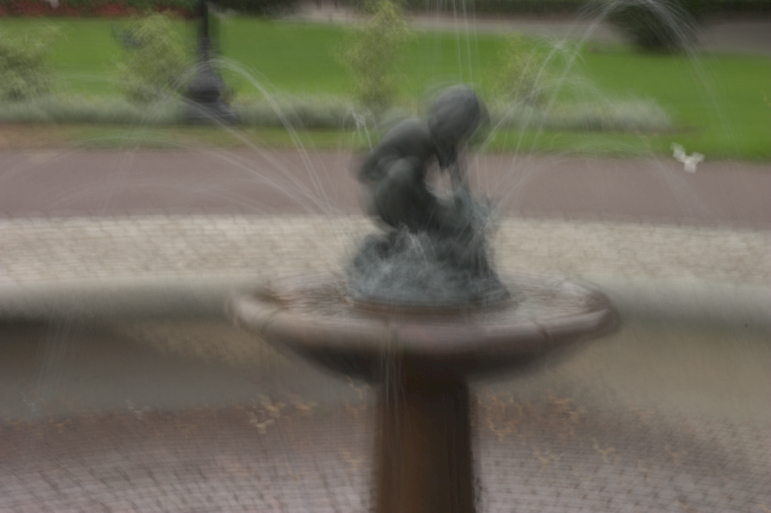
#> input picture fountain1_blurry.tif, 771 x 513 px
$ jupyter execute fergus_variational_bayes.ipynb
#> lines starting #> are read from the running program, lines starting #| are printed output that depends on the picture
# Fergus et al. (2006): Variational Bayesian PSF Estimation

Reproduction implementation by Codex.

This notebook uses a four-component zero-mean Gaussian mixture for image gradients, a four-component exponential mixture for the PSF, and a Gamma distribution for noise precision. It updates gradient and PSF means and variances, accepting updates after checking that the ELBO increases.

Set IMAGE_PATH to any Pillow-supported photograph, such as IMG_1586.JPG or fountain1_blurry.tif. EXIF orientation is applied before resizing. The image is resized proportionally to a longest edge of 771 pixels, matching the fountain image's working resolution, and a centered 300 x 300 ROI is selected automatically (reduced to fit when necessary). Small inputs are upsampled to the same working resolution, which does not recover missing detail. The preview and restored output use this working resolution.

The inference parameters are unchanged: horizontal-line initialization, final kernel size 37 x 37, exponential-mixture rate multiplier 2, convergence tolerance 1e-6 bits/pixel, and a limit of 150 iterations per scale. Gradient-pyramid downsampling uses bilinear interpolation with antialiasing. Scales that reach 150 iterations are recorded as having reached the iteration limit, rather than being reported as converged. The fixed kernel size represents blur in working-image pixels; resizing alone cannot guarantee that different photographs have the same blur extent.

The top row shows the posterior mean before thresholding. The middle row shows kernels postprocessed with the paper's max(K)/15 threshold. The bottom row shows Poisson reconstructions from the inferred gradients. Hoyer sparsity is computed from the top row; values closer to 1 indicate greater sparsity. Its monotonic increase across scales is an observed result, not an inference constraint.

The learned gradient priors come from linear_street_4.mat in the [authors' v1.2 release](https://cs.nyu.edu/~fergus/code/deblur_code_1_2.zip). The exponential-mixture rates are based on train_ensemble_evidence6.m. The multiplier of 2 is an additional tuning choice. See the [original paper](https://people.csail.mit.edu/billf/publications/Removing_Camera_Shake.pdf).

The implementation covers mean-field VB with fixed mixture weights. It does not include a line-by-line port of the public MATLAB implementation's mixture-weight learning, mean-offset estimation, staged noise updates, or custom line search. It does not exactly reproduce Figure 3.

PIL, NumPy, and SciPy are used for computation; Matplotlib is used for visualization.

[cell 1]
from pathlib import Path
import numpy as np
from PIL import Image, ImageOps
from scipy import signal, ndimage, special
from scipy.sparse import csr_matrix
import matplotlib.pyplot as plt

IMAGE_PATH = Path('fountain1_blurry.tif')
#IMAGE_PATH = Path('IMG_1586.JPG')
OUT = Path.cwd()
PRIORS = [{"pi":[0.3424340310728903,0.40767651333052146,0.07812420385914433,0.1717652517374289],"precision":[0.29802001130266303,3.0573335190267334,0.0014491231427730406,0.01704592730142977]},{"pi":[0.3190705041263619,0.09596426181604158,0.3879939885023601,0.19697124555521656],"precision":[0.6353124313785059,0.0028742740247449322,5.9569282007663,0.03574942831297822]},{"pi":[0.09976787553775796,0.3548257534999502,0.21415238959909377,0.33125398136318857],"precision":[0.004147895133134799,9.91287418753391,0.052356814834793375,1.0760367256192498]},{"pi":[0.0806457697881914,0.3531087529161156,0.33509045272367893,0.23115502457201323],"precision":[0.0050454695734232,16.54712911833657,1.5114534596710867,0.0603056841619064]},{"pi":[0.3837669289986711,0.2549862266831338,0.05017782885585161,0.31106901546234117],"precision":[2.1968983384539866,0.0629588203406576,0.004338338495067549,31.45072207040538]},{"pi":[0.2361579503716776,0.02410007746499708,0.3889560888676661,0.3507858832956606],"precision":[0.0494504494719423,0.002400522386224243,27.772678182031825,1.3818254410186852]},{"pi":[0.3750836558156682,0.2278563970606603,0.3907337897732923,0.006326157350377128],"precision":[30.87423860368161,0.03422103832974795,1.3676396026917672,0.0006615342462320538]},{"pi":[0.36546849898726225,0.4444363146286955,0.003820813210408265,0.18627437317363424],"precision":[0.665507621417974,21.146669814425323,0.00031931372931303,0.023160504210950776]}]
# precision=gamma in the author's .mat file: this is inverse variance.
KERNEL_RATE_SCALE = 2.0  # exponential-mixture rate multiplier, tuned for this ROI
KERNEL_RATE = KERNEL_RATE_SCALE * np.array([5114.3, 5006.4, 173.8885, 50.6538])
KERNEL_PI = np.array([787.8988, 201.7349, 236.1948, 143.1756])
KERNEL_PI /= KERNEL_PI.sum()
WORKING_LONG_EDGE = 771  # same working resolution as the fountain image
ROI_SIZE = 300  # automatically select a square near the image center
MAX_BLUR = 37
MAX_ITER = 150  # verified iteration budget; raise for a stricter convergence study
TOL_BITS = 1e-6
INITIAL_DIRECTION = 'horizontal'
NOISE_SHAPE = NOISE_RATE = 1e-3

def prepare_image(image_path, long_edge=WORKING_LONG_EDGE, roi_size=ROI_SIZE):
    """Apply EXIF orientation, resize proportionally, and select a centered ROI."""
#> called with long_edge = 771, roi_size = 300
    image_path = Path(image_path).expanduser()
    if not image_path.is_file():
        raise FileNotFoundError(f'Input image not found: {image_path.resolve()}')
    with Image.open(image_path) as source:
#> source is the input picture: PIL image 771x513 RGB; mean R, G, B 111.5, 108.4, 92.3
        image = ImageOps.exif_transpose(source).convert('RGB')
    original_size = image.size
#> original_size = (771, 513)
    scale = long_edge / max(original_size)
#> scale = 1
    working_size = tuple(max(1, int(round(side * scale))) for side in original_size)
#> working_size = (771, 513)
    if min(working_size) < 2 * MAX_BLUR + 1:
        raise ValueError('Image is too narrow for the fixed blur size. Increase WORKING_LONG_EDGE.')
    if working_size != original_size:
        image = image.resize(working_size, resample=Image.Resampling.LANCZOS)
    width, height = image.size
#> width = 771; height = 513
    side = min(roi_size, height, width)
#> side = 300
    y0, x0 = (height - side) // 2, (width - side) // 2
#> y0 = 106; x0 = 235
    roi = (y0, y0 + side, x0, x0 + side)
#> roi = (106, 406, 235, 535)
    info = dict(input_path=str(image_path.resolve()), original_size=list(original_size),
                working_size=list(working_size), resize_scale=scale)
    return np.asarray(image, dtype=float) / 255, roi, info

# Preview the working-resolution image and automatically selected ROI.
rgb, ROI, image_info = prepare_image(IMAGE_PATH)
#> ROI = (106, 406, 235, 535); image_info = 4 items
y0, y1, x0, x1 = ROI
#> y0 = 106; y1 = 406; x0 = 235; x1 = 535
print(f'Image: {image_info["original_size"]} -> {image_info["working_size"]}; ROI={ROI}')
#| Image: [771, 513] -> [771, 513]; ROI=(106, 406, 235, 535)
fig, axes = plt.subplots(1, 2, figsize=(12, 5))
axes[0].imshow(rgb)
axes[0].add_patch(plt.Rectangle((x0 - 0.5, y0 - 0.5), x1 - x0, y1 - y0,
                                 fill=False, edgecolor='lime', linewidth=2))
axes[0].set_title('Resized input image with automatic ROI')
axes[1].imshow(rgb[y0:y1, x0:x1])
axes[1].set_title(f'ROI crop ({x1 - x0} x {y1 - y0} pixels)')
for ax in axes:
    ax.axis('off')
fig.tight_layout()
fig.savefig(OUT / 'fergus_vb_roi.png', dpi=160, bbox_inches='tight')
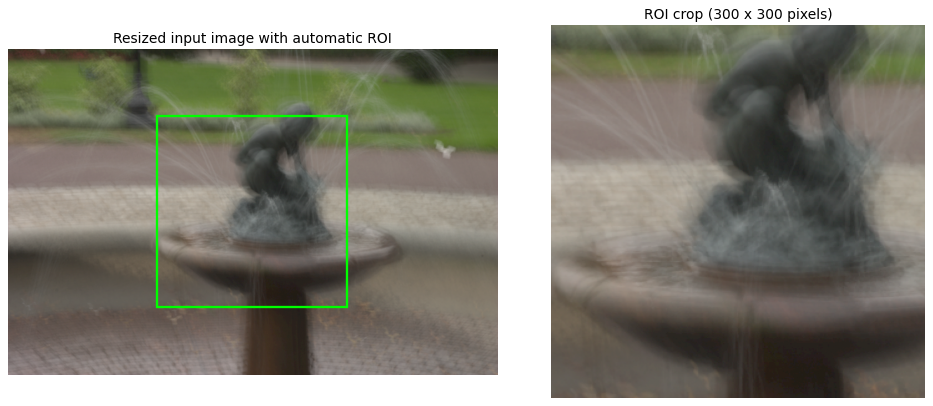
#> figure drawn by matplotlib, 2 panels
plt.show()

def resize(a, shape):
    """Pixel-centre bilinear interpolation with scaled tent antialias filter."""
    result = a
    for axis, n in enumerate(shape):
        old = result.shape[axis]
        scale = n / old
        coord = (np.arange(n) + .5) / scale - .5
        weights = np.maximum(0, 1 - np.abs(coord[:, None] - np.arange(old)[None, :])
                             * min(1, scale))
        weights /= weights.sum(axis=1, keepdims=True)
        # Sparse interpolation matrices avoid dense image-size matrix products.
        result = (csr_matrix(weights) @ result if axis == 0
                  else (csr_matrix(weights) @ result.T).T)
    return result

def hoyer(k):
    """0=dense uniform, 1=one nonzero; invariant to PSF amplitude."""
    a = np.asarray(k).ravel()
    return (np.sqrt(a.size) - a.sum() / np.linalg.norm(a)) / (np.sqrt(a.size) - 1)

def conv(a, b):
    return signal.fftconvolve(a, b, mode='same')

def corr(a, b):
    return signal.fftconvolve(a, b[::-1, ::-1], mode='same')

def positive_moments(eta, precision):
    # q(k) ∝ exp(eta*k - precision*k²/2), k >= 0.
    # erfcx + asymptotic branch follows train_ensemble_rectified5.m.
    t = -eta / np.sqrt(2 * precision)
    m = np.empty_like(eta); s = np.empty_like(eta); ent = np.empty_like(eta)
    regular = t <= 25
    a, b, z = eta[regular], precision[regular], t[regular]
    inv = 1 / special.erfcx(z)
    m[regular] = a/b + np.sqrt(2/np.pi/b)*inv
    s[regular] = (a/b)**2 + 1/b + 2*a/b/np.sqrt(2*np.pi*b)*inv
    logZ = .5*np.log(2*np.pi/b) + .5*a*a/b + special.log_ndtr(a/np.sqrt(b))
    ent[regular] = logZ - a*m[regular] + .5*b*s[regular]
    a, b = eta[~regular], precision[~regular]
    m[~regular] = -1/a + 2*b/a**3 - 10*b*b/a**5
    s[~regular] = 2/a**2 - 10*b/a**4 + 74*b*b/a**6
    ent[~regular] = -(np.log(-a)-1+2*b/a**2-7.5*b*b/a**4
                        +(148/3)*b**3/a**6)
    return m, np.maximum(s, m*m), ent

def moments(state):
    e, p, ke, kp = state
    g = e/p
    g2 = g*g + 1/p
    k, k2, hk = positive_moments(ke, kp)
    return g, g2, k, k2, hk

def responsibilities(g2, k, prior):
    pi = np.array(prior['pi'])
    tau = np.array(prior['precision'])
    lg = np.log(pi)[:,None,None,None] + .5*np.log(tau)[:,None,None,None] \
         - .5*np.log(2*np.pi) - .5*tau[:,None,None,None]*g2[None]
    lk = np.log(KERNEL_PI)[:,None,None] + np.log(KERNEL_RATE)[:,None,None] \
         - KERNEL_RATE[:,None,None]*k[None]
    rg = np.exp(lg-special.logsumexp(lg,axis=0))
    rk = np.exp(lk-special.logsumexp(lk,axis=0))
    return rg, rk, lg, lk

def statistics(state, y, mask, prior):
    g,g2,k,k2,hk = moments(state)
    prediction = np.array([conv(v,k) for v in g])
    # E[(Y-K*G)^2] includes BOTH posterior variances:
    # E[K²]*E[G²] - E[K]²*E[G]². No MAP substitution.
    uncertainty = np.array([conv(v,k2)-conv(m*m,k*k) for v,m in zip(g2,g)])
    sse = max(float(np.sum(mask*((y-prediction)**2+uncertainty))),1e-12)
    n = float(mask.sum())
    a = NOISE_SHAPE + n/2
    b = NOISE_RATE + sse/2
    beta = a/b
    rg,rk,lg,lk = responsibilities(g2,k,prior)
    # ELBO with q(z) and q(beta) analytically maximized.
    # Dropped terms are constant within this scale.
    entropy_g = .5*np.sum(np.log(2*np.pi*np.e/state[1]))
    bound = (-a*np.log(b) + entropy_g + hk.sum()
             + special.logsumexp(lg,axis=0).sum()
             + special.logsumexp(lk,axis=0).sum())
    return bound, beta, (g,g2,k,k2,prediction,rg,rk), sse

def proposal(state, y, mask, prior, update_kernel):
    bound,beta,stats,sse = statistics(state,y,mask,prior)
    g,g2,k,k2,pred,rg,rk = stats
    residual = mask*(y-pred)
    if update_kernel:
        # Adjoints of *nonperiodic* same convolution, restricted to kernel support.
        size = k.shape[0]; h,w = y.shape[-2:]
        # Full correlation zero lag lies at (h-1,w-1).
        def kernel_corr(a,b):
            full=signal.fftconvolve(a,b[::-1,::-1],mode='full')
            sy,sx=h-1-size//2,w-1-size//2
            return full[sy:sy+size,sx:sx+size]
        linear=np.zeros_like(k); quad=np.zeros_like(k)
        for j in range(2):
            linear += kernel_corr(residual[j],g[j]) + k*kernel_corr(mask[j],g[j]*g[j])
            quad += kernel_corr(mask[j],g2[j])
        rate=(rk*KERNEL_RATE[:,None,None]).sum(axis=0)
        ke=beta*linear-rate
        kp=np.maximum(beta*quad,1e-12)
        new=(state[0],state[1],ke,kp)
    else:
        tau=np.array(prior['precision'])
        prior_precision=(rg*tau[:,None,None,None]).sum(axis=0)
        linear=np.array([corr(r,k) for r in residual])
        diagonal=np.array([corr(m,k*k) for m in mask])
        quad=np.array([corr(m,k2) for m in mask])
        e=beta*(linear+g*diagonal)
        p=np.maximum(prior_precision+beta*quad,1e-12)
        new=(e,p,state[2],state[3])
    return new

def infer(y, mask, k0, g0, prior, max_iter=MAX_ITER, clamp_kernel=False):
    # Natural parameters, not projected least squares.
    p=np.full_like(y,1e4)
    kp=np.full_like(k0,1e6)
    state=(g0*p,p,k0*kp,kp)
    history=[]
    for iteration in range(max_iter):
        previous=statistics(state,y,mask,prior)[0]
        for update_kernel in ([False] if clamp_kernel else [False,True]):
            target=proposal(state,y,mask,prior,update_kernel)
            old_bound=statistics(state,y,mask,prior)[0]
            # Damped natural-parameter updates accepted ONLY if ELBO increases.
            alpha=1.
            for trial in range(24):
                candidate=tuple(a+alpha*(b-a) for a,b in zip(state,target))
                new_bound=statistics(candidate,y,mask,prior)[0]
                if np.isfinite(new_bound) and new_bound>=old_bound-1e-7:
                    state=candidate
                    break
                alpha*=.5
        bound,beta,_,sse=statistics(state,y,mask,prior)
        history.append((bound,beta,sse))
        improvement=(bound-previous)/mask.sum()/np.log(2)
        if iteration>=15 and improvement<TOL_BITS:
            break
    return state,np.array(history)

def poisson(g, reference):
    # Reference-only intensity recovery from inferred (not integrability-constrained) gradients.
    h,w=reference.shape
    dx=np.exp(2j*np.pi*np.fft.fftfreq(w)[None,:])-1
    dy=np.exp(2j*np.pi*np.fft.fftfreq(h)[:,None])-1
    d=np.abs(dx)**2+np.abs(dy)**2; d[0,0]=1
    out=np.fft.ifft2((np.conj(dx)*np.fft.fft2(g[0])
                     +np.conj(dy)*np.fft.fft2(g[1]))/d).real
    return out-out.mean()+reference.mean()

[cell 2]
# Published priors were learned in ~0..255 linear intensity units.
gray=(.299*rgb[...,0]+.587*rgb[...,1]+.114*rgb[...,2])
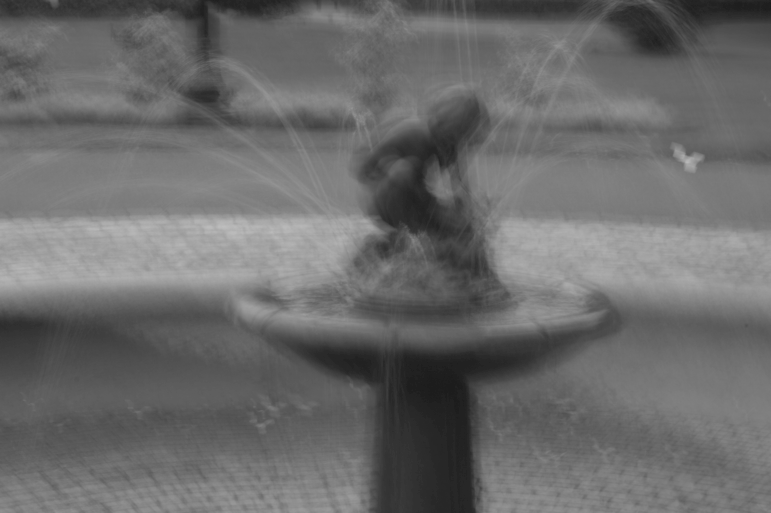
#> gray: shape (513, 771) float64; min 0.106, max 0.747, mean 0.422
linear=gray**2.2*255
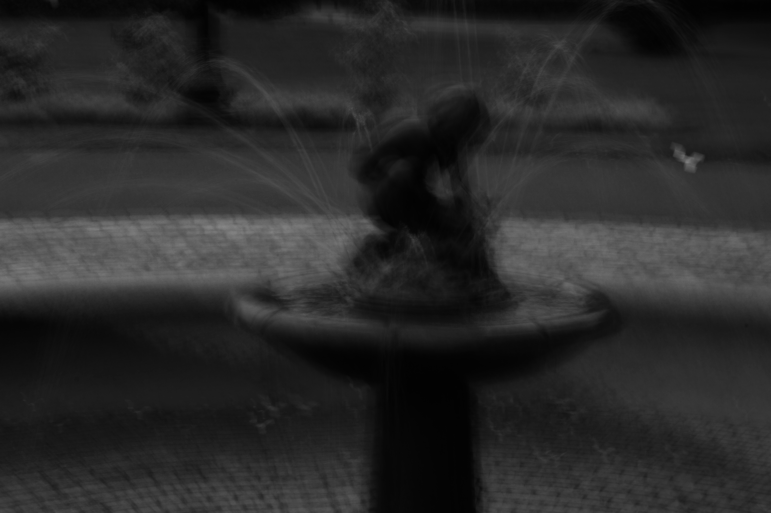
#> linear: shape (513, 771) float64; min 1.84, max 134, mean 42.2
y0,y1,x0,x1=ROI
patch=linear[y0:y1,x0:x1]
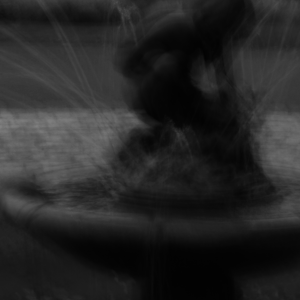
#> patch: shape (300, 300) float64; min 2.07, max 128.6, mean 38.8
gradients=np.array([np.diff(patch,axis=1)[:-1],np.diff(patch,axis=0)[:,:-1]])
scale_factors=2.**(-np.arange(7,-1,-1)/2)
# Odd supports give an unambiguous adjoint for scipy's same convolution.
sizes=[3,5,7,9,13,19,27,MAX_BLUR]
kernel=np.zeros((3,3))
if INITIAL_DIRECTION=='horizontal': kernel[1,:]=1/3
else: kernel[:,1]=1/3
history=[]; g=None
for level,(factor,size) in enumerate(zip(scale_factors,sizes)):
    shape=tuple(max(size+4,int(round(v*factor))) for v in gradients.shape[1:])
    y=np.array([resize(v,shape) for v in gradients])
    mask=np.ones_like(y)
    r=size//2
    mask[:,:r]=0; mask[:,-r:]=0; mask[:,:,:r]=0; mask[:,:,-r:]=0
    kernel=resize(kernel,(size,size)); kernel/=kernel.sum()
    g=y.copy() if g is None else np.array([resize(v,shape) for v in g])
    prior=PRIORS[7-level]
    if level==0:
        fixed,_=infer(y,mask,kernel,g,prior,max_iter=100,clamp_kernel=True)
        g=moments(fixed)[0]
    state,trace=infer(y,mask,kernel,g,prior)
    g,g2,kernel,k2,_=moments(state)
    reference=resize(patch,shape)
    latent=poisson(g,reference)
    history.append(dict(kernel=kernel.copy(),latent=latent,trace=trace,
                        variance=k2-kernel**2,gradient_variance=g2-g*g))
    print(f'scale {level+1}: {shape}, K={size}, steps={len(trace)}, Hoyer={hoyer(kernel):.4f}, '
          f'noise precision={trace[-1,1]:.5g}, mass={kernel.sum():.4f}',flush=True)

# Raw mean is retained separately from the final thresholded, normalized PSF.
raw_kernel=kernel.copy()
kernel=raw_kernel/raw_kernel.sum()
clean_kernel=kernel.copy()
clean_kernel[clean_kernel<clean_kernel.max()/15]=0
clean_kernel/=clean_kernel.sum()
np.savez(OUT/'fergus_vb_kernel.npz',kernel=kernel,raw_mean=raw_kernel,
         cleaned_kernel=clean_kernel,variance=(k2-raw_kernel**2)/raw_kernel.sum()**2)
fig,axes=plt.subplots(3,8,figsize=(20,8))
for i,item in enumerate(history):
    k=item['kernel']
    display=k.copy(); display[display<display.max()/15]=0
    axes[0,i].imshow(k,cmap='gray',vmin=0,vmax=k.max(),interpolation='nearest')
    axes[0,i].set_title(f"{sizes[i]} x {sizes[i]}\nHoyer={hoyer(k):.3f}")
    axes[1,i].imshow(display,cmap='gray',vmin=0,vmax=k.max(),interpolation='nearest')
    axes[2,i].imshow(np.clip(item['latent']/255,0,1)**(1/2.2),cmap='gray')
    for ax in axes[:,i]: ax.set_xticks([]);ax.set_yticks([])
axes[0,0].set_ylabel('Raw posterior mean')
axes[1,0].set_ylabel('Threshold = max / 15')
axes[2,0].set_ylabel('Poisson patch')
fig.tight_layout()
fig.savefig(OUT/'fergus_vb_multiscale.png',dpi=160)
plt.show()
fig,ax=plt.subplots(figsize=(8,4))
for i,item in enumerate(history):
    trace=item['trace'][:,0]
    assert np.all(np.diff(trace)>=-1e-5), 'ELBO decreased'
    ax.plot((trace-trace[0])/np.log(2),label=f'scale {i+1}')
ax.set(xlabel='Iteration',ylabel='ELBO improvement (bits)')
ax.legend();fig.tight_layout()
fig.savefig(OUT/'fergus_vb_elbo.png',dpi=140)
plt.show()
import json
report = {
    'image':image_info,
    'roi':list(ROI), 'max_blur':MAX_BLUR, 'rate_multiplier':KERNEL_RATE_SCALE,
    'tolerance_bits_per_pixel':TOL_BITS,'max_iterations':MAX_ITER,
    'scales':[
        dict(size=sizes[i],hoyer_raw=float(hoyer(v['kernel'])),
             iterations=len(v['trace']),iteration_limit_reached=len(v['trace'])==MAX_ITER)
        for i,v in enumerate(history)]
}
print(json.dumps(report,indent=2))
# This report explicitly records iteration limits rather than claiming convergence.
(OUT/'fergus_vb_tuning.json').write_text(json.dumps(report,indent=2))
